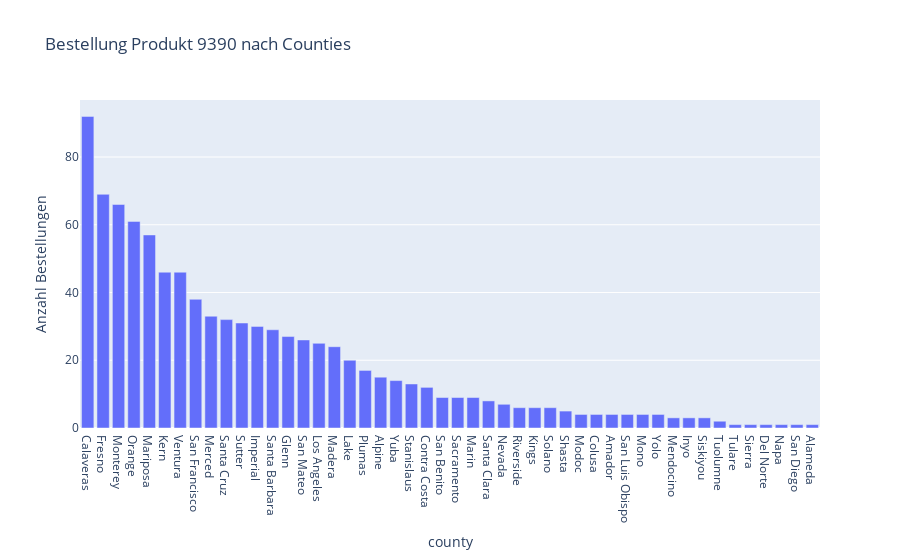

The code cell stored with this chart in its notebook:
### Code cell
fig = px.bar (df_q2, x='county',y = 'Anzahl Bestellungen',title='Bestellung Produkt 9390 nach Counties')
fig.show()

### Figure 1 — Plotly figure (JSON) as saved in the notebook; plotly's stock layout.template omitted (floating-point values rounded to 4 significant figures)
{"data": [{"alignmentgroup": "True", "hovertemplate": "county=%{x}<br>Anzahl Bestellungen=%{y}<extra></extra>", "legendgroup": "", "marker": {"color": "#636efa", "pattern": {"shape": ""}}, "name": "", "offsetgroup": "", "orientation": "v", "showlegend": false, "textposition": "auto", "type": "bar", "x": ["Calaveras", "Fresno", "Monterey", "Orange", "Mariposa", "Kern", "Ventura", "San Francisco", "Merced", "Santa Cruz", "Sutter", "Imperial", "Santa Barbara", "Glenn", "San Mateo", "Los Angeles", "Madera", "Lake", "Plumas", "Alpine", "Yuba", "Stanislaus", "Contra Costa", "San Benito", "Sacramento", "Marin", "Santa Clara", "Nevada", "Riverside", "Kings", "Solano", "Shasta", "Modoc", "Colusa", "Amador", "San Luis Obispo", "Mono", "Yolo", "Mendocino", "Inyo", "Siskiyou", "Tuolumne", "Tulare", "Sierra", "Del Norte", "Napa", "San Diego", "Alameda"], "xaxis": "x", "y": [92, 69, 66, 61, 57, 46, 46, 38, 33, 32, 31, 30, 29, 27, 26, 25, 24, 20, 17, 15, 14, 13, 12, 9, 9, 9, 8, 7, 6, 6, 6, 5, 4, 4, 4, 4, 4, 4, 3, 3, 3, 2, 1, 1, 1, 1, 1, 1], "yaxis": "y"}], "layout": {"autosize": true, "barmode": "relative", "legend": {"tracegroupgap": 0}, "title": {"text": "Bestellung Produkt 9390 nach Counties"}, "xaxis": {"anchor": "y", "autorange": true, "domain": [0, 1], "range": [-0.5, 47.5], "title": {"text": "county"}, "type": "category"}, "yaxis": {"anchor": "x", "autorange": true, "domain": [0, 1], "range": [0, 96.84], "title": {"text": "Anzahl Bestellungen"}, "type": "linear"}}}
